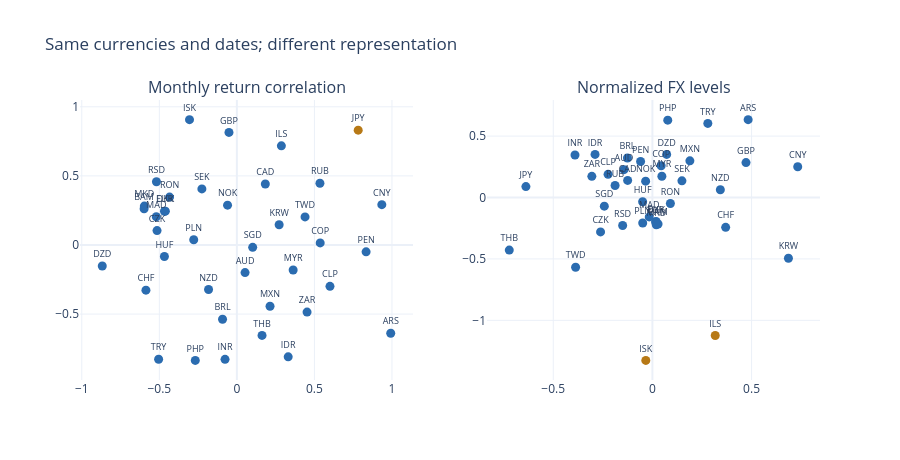

Source (notebook cell):
### Markdown cell above
## 4. Plot the groups together

Each map is an MDS projection of its own distance matrix, colored by that representation's groups. Axes are for visualization only; positions are not directly comparable across the two maps. Hover to identify a currency. The standardized-history plots use actual calendar dates, without warping.

### Code cell
maps = {}
for name in representations:
    xy = MDS(n_components=2, dissimilarity="precomputed", random_state=42,
             n_init=8, max_iter=1000, eps=1e-6, normalized_stress=False).fit_transform(distances[name])
    maps[name] = memberships[name].join(pd.DataFrame(xy, index=currencies, columns=["x", "y"]))

fig = make_subplots(rows=1, cols=2, subplot_titles=list(titles.values()))
for col, name in enumerate(representations, 1):
    for pool_id, group in maps[name].groupby("pool_id"):
        fig.add_trace(go.Scatter(x=group.x, y=group.y, mode="markers+text", text=group.index,
                      textposition="top center", textfont=dict(size=9), name=f"{name}: group {pool_id}",
                      marker=dict(color={1: "#2B6CB0", 2: "#B77916"}[pool_id], size=9),
                      hovertemplate="%{text}<extra>%{fullData.name}</extra>"), row=1, col=col)
fig.update_layout(template="plotly_white", title="Same currencies and dates; different representation",
                  height=460, showlegend=False)
fig.show()

### Figure 1 — Plotly figure (JSON) as saved in the notebook; plotly's stock layout.template omitted (floating-point values rounded to 4 significant figures)
{"data": [{"hovertemplate": "%{text}<extra>%{fullData.name}</extra>", "marker": {"color": "#2B6CB0", "size": 9}, "mode": "markers+text", "name": "returns: group 1", "text": ["DZD", "ARS", "AUD", "BAM", "BRL", "CAD", "CLP", "CNY", "TWD", "COP", "CZK", "DKK", "EUR", "HUF", "ISK", "INR", "IDR", "ILS", "KRW", "MYR", "MXN", "MAD", "NZD", "MKD", "NOK", "PEN", "PHP", "PLN", "RON", "RUB", "RSD", "SGD", "ZAR", "SEK", "CHF", "THB", "TRY", "GBP"], "textfont": {"size": 9}, "textposition": "top center", "type": "scatter", "x": [-0.8678, 0.992, 0.05281, -0.5981, -0.09242, 0.1836, 0.6004, 0.9345, 0.4395, 0.5371, -0.5148, -0.4611, -0.4669, -0.4673, -0.3054, -0.07633, 0.3309, 0.287, 0.2726, 0.3629, 0.2138, -0.5195, -0.1825, -0.5966, -0.06011, 0.8332, -0.2682, -0.2782, -0.4339, 0.5356, -0.5185, 0.102, 0.4525, -0.2255, -0.5863, 0.1622, -0.5045, -0.05097], "xaxis": "x", "y": [-0.1525, -0.639, -0.1999, 0.2618, -0.5373, 0.4412, -0.2994, 0.2916, 0.2032, 0.01522, 0.1044, 0.2447, 0.2437, -0.08355, 0.9072, -0.8275, -0.8095, 0.7174, 0.1461, -0.1807, -0.4434, 0.2044, -0.3222, 0.2816, 0.2881, -0.04975, -0.8351, 0.03772, 0.3468, 0.4465, 0.4578, -0.01701, -0.4856, 0.4057, -0.3269, -0.6542, -0.8273, 0.8148], "yaxis": "y"}, {"hovertemplate": "%{text}<extra>%{fullData.name}</extra>", "marker": {"color": "#B77916", "size": 9}, "mode": "markers+text", "name": "returns: group 2", "text": ["JPY"], "textfont": {"size": 9}, "textposition": "top center", "type": "scatter", "x": [0.7823], "xaxis": "x", "y": [0.831], "yaxis": "y"}, {"hovertemplate": "%{text}<extra>%{fullData.name}</extra>", "marker": {"color": "#2B6CB0", "size": 9}, "mode": "markers+text", "name": "levels: group 1", "text": ["DZD", "ARS", "AUD", "BAM", "BRL", "CAD", "CLP", "CNY", "TWD", "COP", "CZK", "DKK", "EUR", "HUF", "INR", "IDR", "JPY", "KRW", "MYR", "MXN", "MAD", "NZD", "MKD", "NOK", "PEN", "PHP", "PLN", "RON", "RUB", "RSD", "SGD", "ZAR", "SEK", "CHF", "THB", "TRY", "GBP"], "textfont": {"size": 9}, "textposition": "top center", "type": "scatter", "x": [0.0719, 0.4828, -0.1434, 0.02842, -0.126, -0.1249, -0.2236, 0.7327, -0.3873, 0.04403, -0.2615, 0.01864, 0.01599, -0.04939, -0.3904, -0.2892, -0.6379, 0.6859, 0.04775, 0.1889, -0.0159, 0.3425, 0.01947, -0.03413, -0.05966, 0.07742, -0.04889, 0.09059, -0.1882, -0.1501, -0.2425, -0.3054, 0.1489, 0.3694, -0.7218, 0.2794, 0.4719], "xaxis": "x2", "y": [0.3511, 0.6342, 0.2266, -0.2157, 0.3219, 0.1392, 0.1889, 0.2503, -0.5681, 0.2588, -0.2803, -0.1943, -0.1995, -0.03439, 0.3463, 0.3507, 0.08875, -0.4949, 0.1732, 0.2985, -0.1579, 0.0635, -0.2216, 0.1334, 0.2936, 0.6296, -0.2079, -0.04878, 0.09754, -0.228, -0.07019, 0.1725, 0.1355, -0.2428, -0.4283, 0.6033, 0.2842], "yaxis": "y2"}, {"hovertemplate": "%{text}<extra>%{fullData.name}</extra>", "marker": {"color": "#B77916", "size": 9}, "mode": "markers+text", "name": "levels: group 2", "text": ["ISK", "ILS"], "textfont": {"size": 9}, "textposition": "top center", "type": "scatter", "x": [-0.03327, 0.3168], "xaxis": "x2", "y": [-1.326, -1.123], "yaxis": "y2"}], "layout": {"annotations": [{"font": {"size": 16}, "showarrow": false, "text": "Monthly return correlation", "x": 0.225, "xanchor": "center", "xref": "paper", "y": 1.0, "yanchor": "bottom", "yref": "paper"}, {"font": {"size": 16}, "showarrow": false, "text": "Normalized FX levels", "x": 0.775, "xanchor": "center", "xref": "paper", "y": 1.0, "yanchor": "bottom", "yref": "paper"}], "height": 460, "showlegend": false, "title": {"text": "Same currencies and dates; different representation"}, "xaxis": {"anchor": "y", "domain": [0.0, 0.45]}, "xaxis2": {"anchor": "y2", "domain": [0.55, 1.0]}, "yaxis": {"anchor": "x", "domain": [0.0, 1.0]}, "yaxis2": {"anchor": "x2", "domain": [0.0, 1.0]}}}
